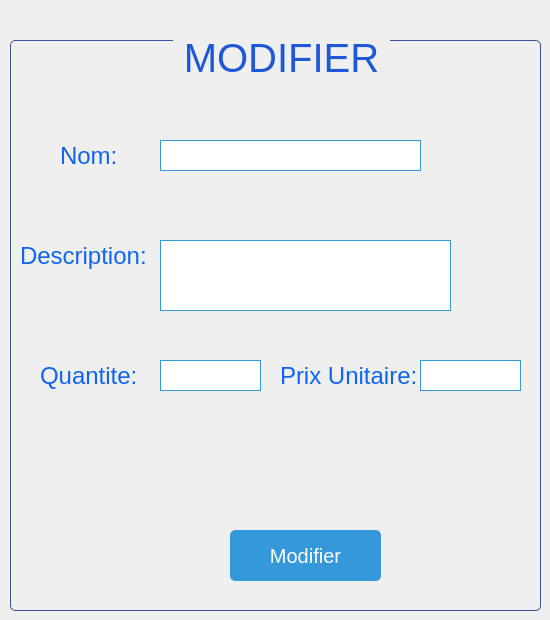
              <widget class="QWidget" name="page_48">
               <widget class="QGroupBox" name="groupBox_39">
                <property name="geometry">
                 <rect>
                  <x>10</x>
                  <y>30</y>
                  <width>531</width>
                  <height>581</height>
                 </rect>
                </property>
                <property name="styleSheet">
                 <string notr="true">QGroupBox {
    border: 1px solid #3a539b; /* Darker blue */
    border-radius: 5px;
    margin-top: 10px;
	font-size:40px;
}

QGroupBox::title {
    subcontrol-origin: margin;
    subcontrol-position: top center;
    padding: 5px;
color: #1F57D9;
    font-weight: bold;
}

QLabel {
    color: #0F65F1; /* Medium blue */
    font-size: 24px; /* Larger font size */
    font-family: &quot;Candara&quot;, sans-serif; /* Different font family */
}

QComboBox {
    background-color: #ffffff; /* Light white background */
    border: 1px solid #3498db; /* Medium blue */
    padding: 5px;
    color: #2c3e50; /* Dark gray text */
    selection-background-color: #3498db; /* Medium blue */
}

QLineEdit {
    background-color: #ffffff; /* Light white background */
    border: 1px solid #3498db; /* Medium blue */
    padding: 5px;
    color: #2c3e50; /* Dark gray text */
}

QDateEdit {
    background-color: #ffffff; /* Light white background */
    border: 1px solid #3498db; /* Medium blue */
    padding: 5px;
    color: #2c3e50; /* Dark gray text */
}

QPushButton {
    background-color: #3498db; /* Medium blue */
    color: #ffffff; /* White text */
    border: 1px solid #3498db; /* Medium blue */
    padding: 12px 24px; /* Larger padding */
    border-radius: 5px;
    font-family: &quot;Cambria&quot;, serif; /* Different font family */
    font-size: 20px; /* Larger font size */
}

QPushButton:hover {
    background-color: #2980b9; /* Darker hover color */
    border: 1px solid #2980b9; /* Darker hover color */
}
</string>
                </property>
                <property name="title">
                 <string>MODIFIER</string>
                </property>
                <widget class="QLineEdit" name="nom_moyen_modif">
                 <property name="geometry">
                  <rect>
                   <x>150</x>
                   <y>110</y>
                   <width>261</width>
                   <height>31</height>
                  </rect>
                 </property>
                </widget>
                <widget class="QLabel" name="label_222">
                 <property name="geometry">
                  <rect>
                   <x>50</x>
                   <y>110</y>
                   <width>71</width>
                   <height>31</height>
                  </rect>
                 </property>
                 <property name="styleSheet">
                  <string notr="true"/>
                 </property>
                 <property name="text">
                  <string>Nom:</string>
                 </property>
                </widget>
                <widget class="QLineEdit" name="description_moyen_modif">
                 <property name="geometry">
                  <rect>
                   <x>150</x>
                   <y>210</y>
                   <width>291</width>
                   <height>71</height>
                  </rect>
                 </property>
                </widget>
                <widget class="QLabel" name="label_225">
                 <property name="geometry">
                  <rect>
                   <x>10</x>
                   <y>210</y>
                   <width>141</width>
                   <height>31</height>
                  </rect>
                 </property>
                 <property name="text">
                  <string>Description:</string>
                 </property>
                </widget>
                <widget class="QLineEdit" name="prix_moyen_modif">
                 <property name="geometry">
                  <rect>
                   <x>410</x>
                   <y>330</y>
                   <width>101</width>
                   <height>31</height>
                  </rect>
                 </property>
                </widget>
                <widget class="QLabel" name="label_226">
                 <property name="geometry">
                  <rect>
                   <x>270</x>
                   <y>330</y>
                   <width>141</width>
                   <height>31</height>
                  </rect>
                 </property>
                 <property name="text">
                  <string>Prix Unitaire:</string>
                 </property>
                </widget>
                <widget class="QLabel" name="label_236">
                 <property name="geometry">
                  <rect>
                   <x>30</x>
                   <y>330</y>
                   <width>101</width>
                   <height>31</height>
                  </rect>
                 </property>
                 <property name="text">
                  <string>Quantite:</string>
                 </property>
                </widget>
                <widget class="QLineEdit" name="qte_moyen_modif">
                 <property name="geometry">
                  <rect>
                   <x>150</x>
                   <y>330</y>
                   <width>101</width>
                   <height>31</height>
                  </rect>
                 </property>
                </widget>
                <widget class="QPushButton" name="modifier_moyen">
                 <property name="geometry">
                  <rect>
                   <x>220</x>
                   <y>500</y>
                   <width>151</width>
                   <height>51</height>
                  </rect>
                 </property>
                 <property name="text">
                  <string>Modifier</string>
                 </property>
                </widget>
               </widget>
              </widget>
